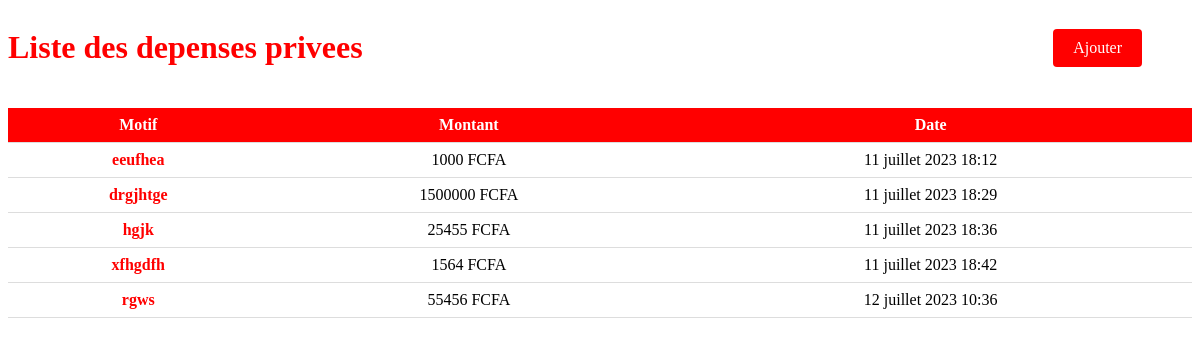
Before: /dep_priv (signed in) with the older database file.
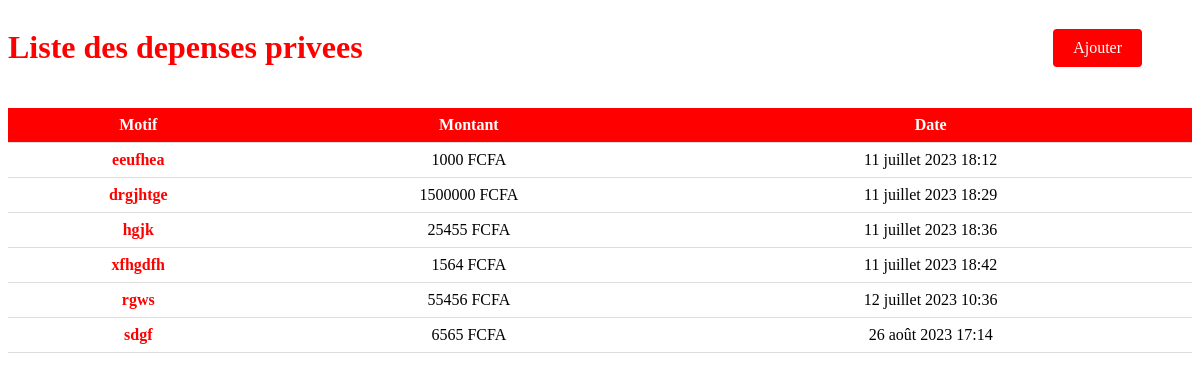
After: the same page with the newer database file.
### Gestion/models.py (models this page shows, shortened)
class DepensePrivee(models.Model):
    Motif = models.TextField()
    Montant = models.IntegerField(default=1)
    date_added = models.DateTimeField(auto_now=True)
    class meta:
        ordering = ['-date_added']
        verbose_name = ("Depense Privee")
        verbose_name_plurial = ("Depenses Privees")

### Gestion/views.py (the view)
# urls.py: path('dep_priv', depensesprivees, name='dep_priv'),
@login_required(login_url='login')
def depensesprivees(request):
    user = request.user
    if (request.method == "GET"):
        depensesprivees = DepensePrivee.objects.all()
        context={"depensesprivees": depensesprivees}
        return render (request, 'gestion/depensesprivees.html', context=context)

### Gestion/templates/gestion/depensesprivees.html (shortened to what this page needs)
<!DOCTYPE html>
<html>
<head>
</head>
<body>
    <div class="header">
        <h1>Liste des depenses privees</h1>
        <a href="{% url 'creer_depense_privee' %}" style="margin-right: 50px;" class="create-button">Ajouter</a>
    </div>
    <table>
        <tr>
            <th>Motif</th>
            <th>Montant</th>
            <th>Date</th>
        </tr>
            {% for depenseprivee in depensesprivees %}
                <tr>
                    <td><span style="color:red;">{{ depenseprivee.Motif }}</span></td>
                    <td>{{ depenseprivee.Montant}} FCFA</td>
                    <td>{{ depenseprivee.date_added}}</td>
                </tr>
            {% endfor %}
    </table>
</body>
</html>

Changed rows visible on the page:
added DepensePrivee: Motif "sdgf", Montant "6565", date_added "26 août 2023 17:14"
